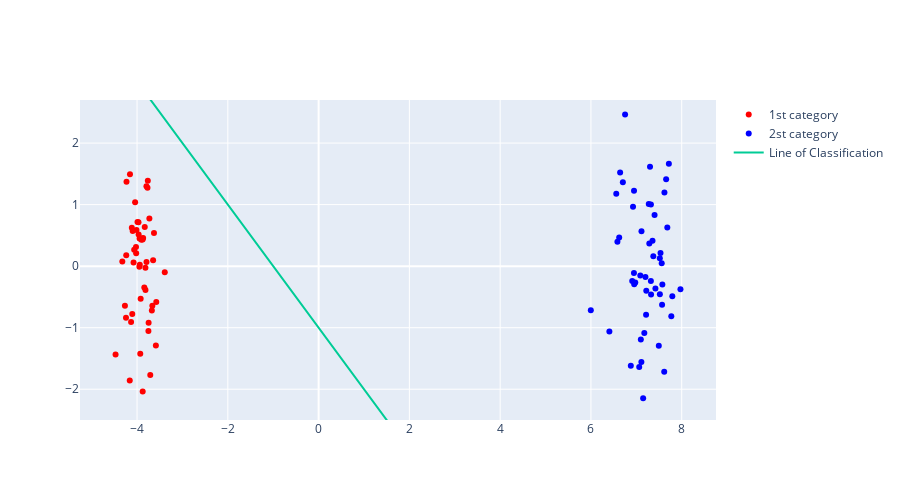

Notebook cell for this chart:
### Code cell
category0 = df[df['y'] == 0]
category1 = df[df['y'] == 1]

fig = go.Figure()
fig.add_trace(go.Scatter(x = category0['X1'], y = category0['X2'], name = '1st category', mode = 'markers', marker=dict(
        color='red',
    )))
fig.add_trace(go.Scatter(x = category1['X1'], y = category1['X2'], name = '2st category', mode = 'markers', marker=dict(
        color='blue',
    )))
fig.add_trace(go.Scatter(x = df['X1'], y = m*df['X1'] + b, mode = 'lines', name='Line of Classification'))
fig.update_layout(width= 900, height= 500)

fig.update_yaxes(range=[-2.5, 2.7])

fig.show()
